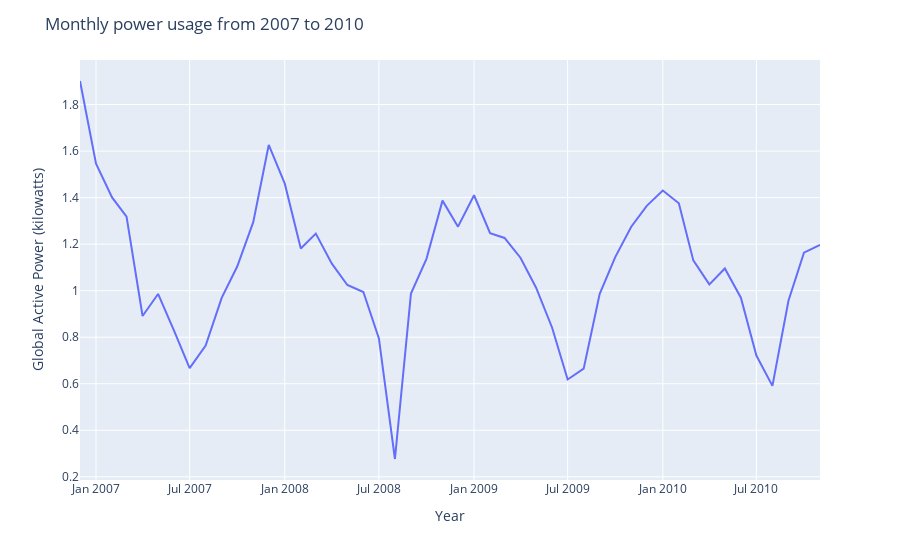

Here is the notebook cell this chart was saved with:
### Code cell
fig = px.line(power_df_clean_monthly, x=power_df_clean_monthly.index, y="Global_active_power",)
fig.update_layout(
    yaxis_title="Global Active Power (kilowatts)", 
    xaxis_title="Year",
    legend_title="", 
    title="Monthly power usage from 2007 to 2010"
)
fig.show()

### Figure 1 — Plotly figure (JSON) as saved in the notebook; plotly's stock layout.template omitted (floating-point values rounded to 4 significant figures)
{"data": [{"hovertemplate": "DateTime=%{x}<br>Global_active_power=%{y}<extra></extra>", "legendgroup": "", "line": {"color": "#636efa", "dash": "solid"}, "marker": {"symbol": "circle"}, "mode": "lines", "name": "", "orientation": "v", "showlegend": false, "type": "scatter", "x": ["2006-12-01T00:00:00", "2007-01-01T00:00:00", "2007-02-01T00:00:00", "2007-03-01T00:00:00", "2007-04-01T00:00:00", "2007-05-01T00:00:00", "2007-06-01T00:00:00", "2007-07-01T00:00:00", "2007-08-01T00:00:00", "2007-09-01T00:00:00", "2007-10-01T00:00:00", "2007-11-01T00:00:00", "2007-12-01T00:00:00", "2008-01-01T00:00:00", "2008-02-01T00:00:00", "2008-03-01T00:00:00", "2008-04-01T00:00:00", "2008-05-01T00:00:00", "2008-06-01T00:00:00", "2008-07-01T00:00:00", "2008-08-01T00:00:00", "2008-09-01T00:00:00", "2008-10-01T00:00:00", "2008-11-01T00:00:00", "2008-12-01T00:00:00", "2009-01-01T00:00:00", "2009-02-01T00:00:00", "2009-03-01T00:00:00", "2009-04-01T00:00:00", "2009-05-01T00:00:00", "2009-06-01T00:00:00", "2009-07-01T00:00:00", "2009-08-01T00:00:00", "2009-09-01T00:00:00", "2009-10-01T00:00:00", "2009-11-01T00:00:00", "2009-12-01T00:00:00", "2010-01-01T00:00:00", "2010-02-01T00:00:00", "2010-03-01T00:00:00", "2010-04-01T00:00:00", "2010-05-01T00:00:00", "2010-06-01T00:00:00", "2010-07-01T00:00:00", "2010-08-01T00:00:00", "2010-09-01T00:00:00", "2010-10-01T00:00:00", "2010-11-01T00:00:00"], "xaxis": "x", "y": [1.901, 1.546, 1.401, 1.319, 0.8912, 0.9859, 0.8268, 0.6674, 0.7642, 0.9693, 1.104, 1.294, 1.626, 1.46, 1.181, 1.245, 1.116, 1.024, 0.9941, 0.7948, 0.2765, 0.9877, 1.137, 1.387, 1.275, 1.41, 1.248, 1.227, 1.141, 1.013, 0.8408, 0.6181, 0.6646, 0.9868, 1.144, 1.275, 1.364, 1.431, 1.376, 1.13, 1.027, 1.095, 0.9696, 0.7211, 0.5908, 0.9564, 1.163, 1.197], "yaxis": "y"}], "layout": {"legend": {"title": {"text": ""}, "tracegroupgap": 0}, "margin": {"t": 60}, "title": {"text": "Monthly power usage from 2007 to 2010"}, "xaxis": {"anchor": "y", "domain": [0, 1], "title": {"text": "Year"}}, "yaxis": {"anchor": "x", "domain": [0, 1], "title": {"text": "Global Active Power (kilowatts)"}}}}
